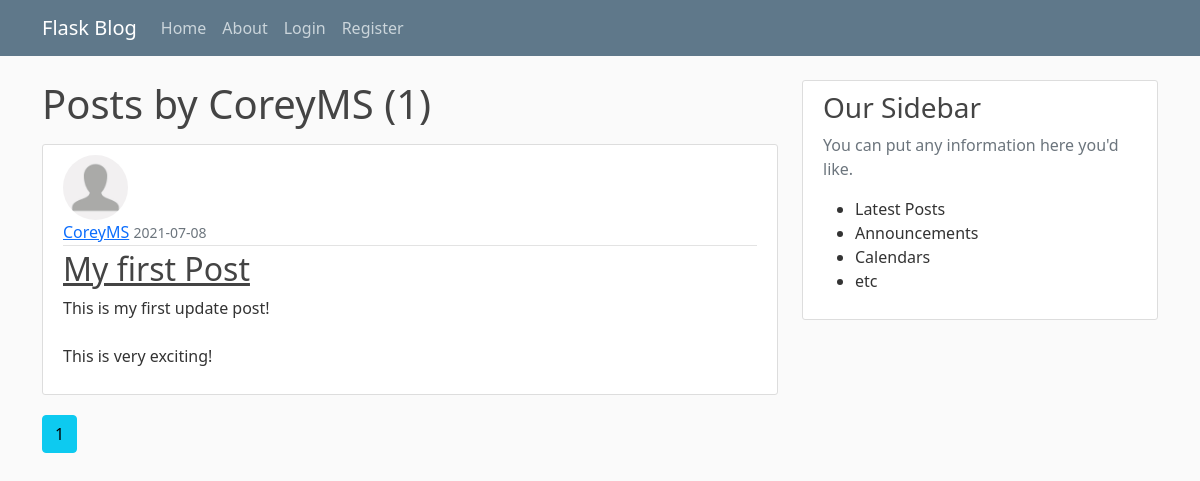
The page /user/CoreyMS on the database as committed earlier.
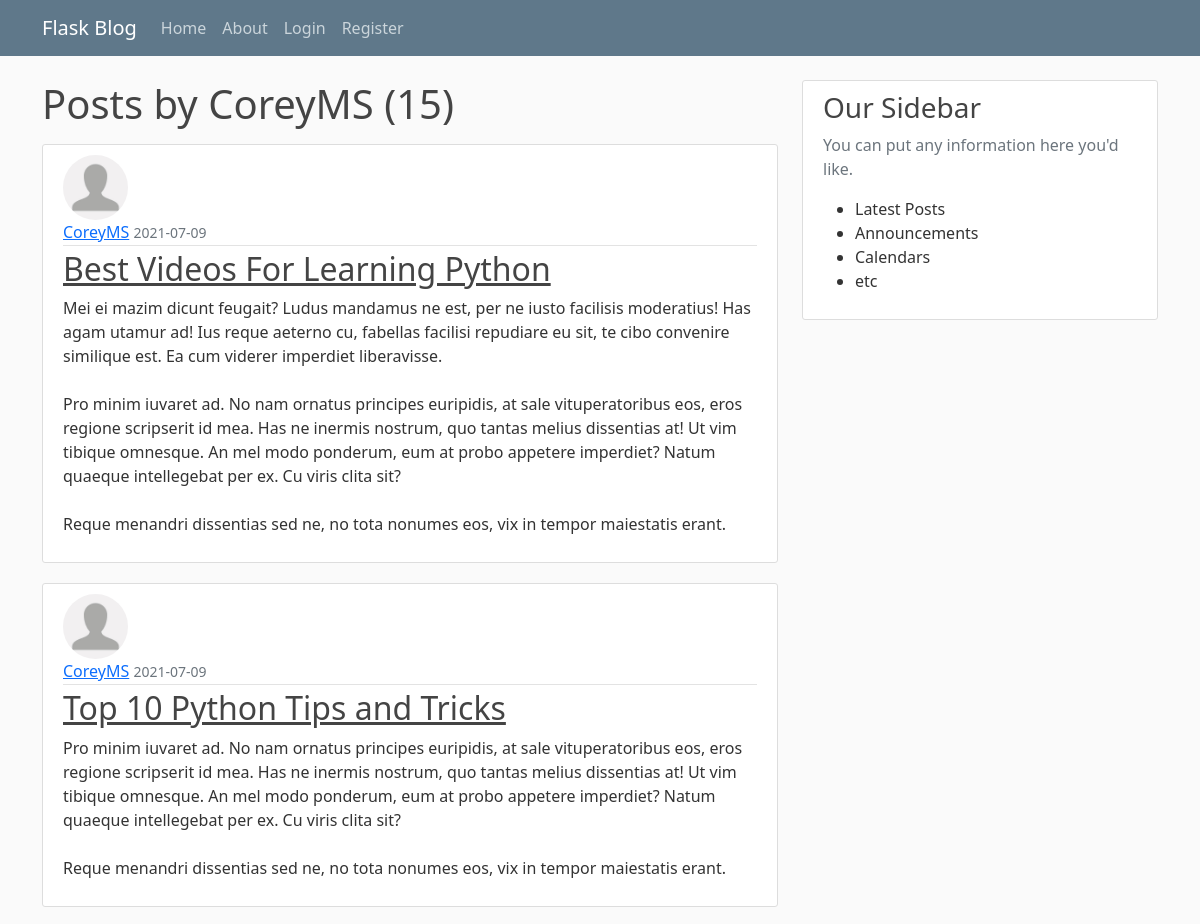
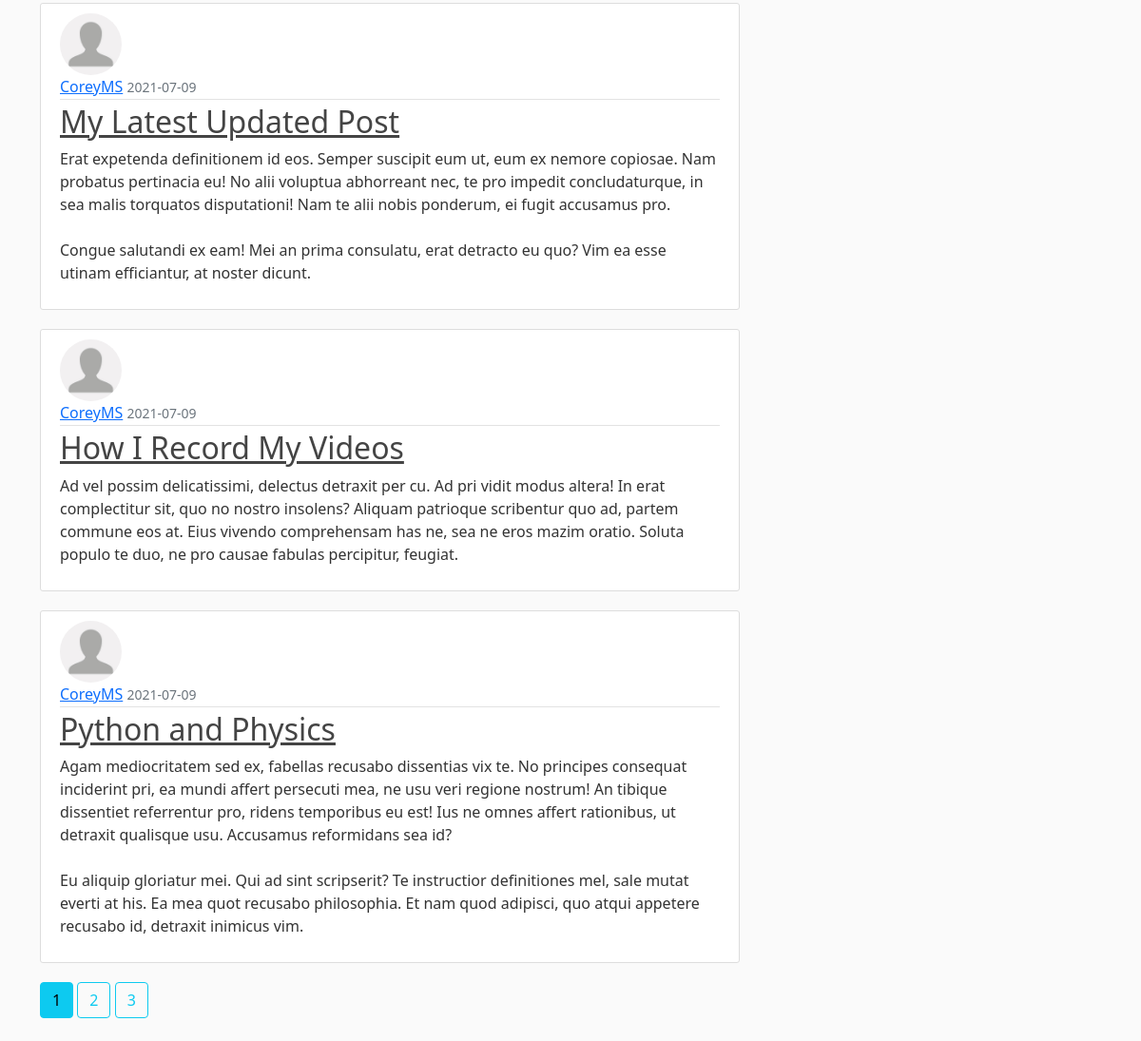
The same page on the database as committed later (2 pictures, top to bottom).
### flaskblog/models.py (models this page shows, shortened)
class User(db.Model, UserMixin):
    id = db.Column(db.Integer, primary_key=True)
    username = db.Column(db.String(20), unique=True, nullable=False)
    email = db.Column(db.String(120), unique=True, nullable=False)
    image_file = db.Column(db.String(20), nullable=False, default='default.jpg')
    password = db.Column(db.String(60), nullable=False)
    posts = db.relationship('Post', backref='author', lazy=True)

class Post(db.Model):
    id = db.Column(db.Integer, primary_key=True)
    title = db.Column(db.String(100), nullable=False)
    date_posted = db.Column(db.DateTime, nullable=False, default=datetime.utcnow)
    content = db.Column(db.Text, nullable=False)
    user_id = db.Column(db.Integer, db.ForeignKey('user.id'), nullable=False)

### flaskblog/routes.py (the view)
@app.route("/user/<string:username>")
def user_posts(username):
    page = request.args.get('page', 1, type=int)
    user = User.query.filter_by(username=username).first_or_404()
    posts = Post.query.filter_by(author=user)\
        .order_by(Post.date_posted.desc())\
        .paginate(page=page, per_page=5)
    return render_template('user_posts.html', posts=posts, user=user)

### flaskblog/templates/user_posts.html
{% extends "layout.html" %}
{% block content %}
    <h1 class="mb-3">Posts by {{ user.username }} ({{ posts.total }})</h1>
    {% for post in posts.items %}
    <article class="media content-section">
        <img class="rounded-circle article-img" src="{{ url_for('static', filename='profile_pics/' + post.author.image_file) }}">
        <div class="media-body">
            <div class="article-metadata">
                <a class="mr-2" href="{{ url_for('user_posts', username=post.author.username) }}">{{ post.author.username }}</a>
                <small class="text-muted">{{ post.date_posted.strftime('%Y-%m-%d') }}</small>
            </div>
            <h2><a class="article-title" href="{{ url_for('post', post_id=post.id) }}">{{ post.title }}</a></h2>
            <p class="article-content">{{ post.content }}</p>
        </div>
    </article>
    {% endfor %}
    {% for page_num in posts.iter_pages(left_edge=1, right_edge=1, left_current=1, right_current=2) %}
    {% if page_num %}
        {% if posts.page == page_num %}
            <a class="btn btn-info mb-4" href="{{ url_for('user_posts', username=user.username, page=page_num) }}">{{ page_num }}</a>
        {% else %}
            <a class="btn btn-outline-info mb-4" href="{{ url_for('user_posts', username=user.username, page=page_num) }}">{{ page_num }}</a>
        {% endif %}
    {% else %}
        ...
    {% endif %}
    {% endfor %}
{% endblock content %}

### flaskblog/templates/layout.html (shortened to what this page needs)
<!DOCTYPE html>
<html lang="en">
<head>
    <link href="https://cdn.jsdelivr.net/npm/bootstrap@5.0.2/dist/css/bootstrap.min.css" rel="stylesheet">
    <link rel="stylesheet" type="text/css" href="{{ url_for('static', filename='main.css') }}">
</head>
<body>
    <header class="site-header">
        <nav class="navbar navbar-expand-md navbar-dark bg-steel fixed-top">
            <div class="container">
                <a class="navbar-brand mr-4" href="/">Flask Blog</a>
                <div class="collapse navbar-collapse" id="navbarToggle">
                    <div class="navbar-nav mr-auto">
                        <a class="nav-item nav-link" href="{{ url_for('home') }}">Home</a>
                        <a class="nav-item nav-link" href="{{ url_for('about') }}">About</a>
                    </div>
                    <div class="navbar-nav">
                        {% if current_user.is_authenticated %}
                            <a class="nav-item nav-link" href="{{ url_for('new_post') }}">New Post</a>
                            <a class="nav-item nav-link" href="{{ url_for('account') }}">Account</a>
                            <a class="nav-item nav-link" href="{{ url_for('logout') }}">Logout</a>
                        {% else %}
                            <a class="nav-item nav-link" href="{{ url_for('login') }}">Login</a>
                            <a class="nav-item nav-link" href="{{ url_for('register') }}">Register</a>
                        {% endif %}
                    </div>
                </div>
            </div>
        </nav>
    </header>
    <main role="main" class="container">
        <div class="row">
            <div class="col-md-8">
                {% block content %}{% endblock %}
            </div>
            <div class="col-md-4">
                <div class="content-section">
                    <h3>Our Sidebar</h3>
                    <p class='text-muted'>You can put any information here you'd like.
                        <ul>
                            <li>Latest Posts</li>
                            <li>Announcements</li>
                            <li>Calendars</li>
                            <li>etc</li>
                        </ul>
                    </p>
                </div>
            </div>
        </div>
    </main>
</body>
</html>

### flaskblog/static/main.css (style rules this page uses)
body { background: #fafafa; color: #333333; margin-top: 5rem; }
h1, h2, h3, h4, h5, h6 { color: #444444; }
.bg-steel { background-color: #5f788a; }
.site-header .navbar-nav .nav-link { color: #cbd5db; }
.content-section { background: #ffffff; padding: 10px 20px; border: 1px solid #dddddd; border-radius: 3px; margin-bottom: 20px; }
.article-title { color: #444444; }
.article-content { white-space: pre-line; }
.article-img { height: 65px; width: 65px; margin-right: 16px; }
.article-metadata { padding-bottom: 1px; margin-bottom: 4px; border-bottom: 1px solid #e3e3e3 }

Rows that differ between the two databases and show on the page:
no longer on this page (row edited): Post: image_file (placeholder picture), author.username "CoreyMS", date_posted "2021-07-08", title "My first Post", content "This is my first update post! This is very exciting!"
added Post: image_file (placeholder picture), author.username "CoreyMS", date_posted "2021-07-09", title "Best Videos For Learning Python", content "Mei ei mazim dicunt feugait? Ludus mandamus ne est, per ne iusto facilisis moderatius! Has agam utamur ad! Ius reque aeterno cu, fabellas facilisi repudiare eu sit, te cibo convenire similique est. Ea cum viderer imperdiet liberavisse. Pro minim iuvaret ad. No nam ornatus principes euripidis, at sale vituperatoribus eos, eros regione scripserit id mea. Has ne inermis nostrum, quo tantas melius dissentias at! Ut vim tibique omnesque. An mel modo ponderum, eum at probo appetere imperdiet? Natum quaeque intellegebat per ex. Cu viris clita sit? Reque menandri dissentias sed ne, no tota nonumes eos, vix in tempor maiestatis erant."
added Post: image_file (placeholder picture), author.username "CoreyMS", date_posted "2021-07-09", title "Top 10 Python Tips and Tricks", content "Pro minim iuvaret ad. No nam ornatus principes euripidis, at sale vituperatoribus eos, eros regione scripserit id mea. Has ne inermis nostrum, quo tantas melius dissentias at! Ut vim tibique omnesque. An mel modo ponderum, eum at probo appetere imperdiet? Natum quaeque intellegebat per ex. Cu viris clita sit? Reque menandri dissentias sed ne, no tota nonumes eos, vix in tempor maiestatis erant."
added Post: image_file (placeholder picture), author.username "CoreyMS", date_posted "2021-07-09", title "My Latest Updated Post", content "Erat expetenda definitionem id eos. Semper suscipit eum ut, eum ex nemore copiosae. Nam probatus pertinacia eu! No alii voluptua abhorreant nec, te pro impedit concludaturque, in sea malis torquatos disputationi! Nam te alii nobis ponderum, ei fugit accusamus pro. Congue salutandi ex eam! Mei an prima consulatu, erat detracto eu quo? Vim ea esse utinam efficiantur, at noster dicunt."
added Post: image_file (placeholder picture), author.username "CoreyMS", date_posted "2021-07-09", title "How I Record My Videos", content "Ad vel possim delicatissimi, delectus detraxit per cu. Ad pri vidit modus altera! In erat complectitur sit, quo no nostro insolens? Aliquam patrioque scribentur quo ad, partem commune eos at. Eius vivendo comprehensam has ne, sea ne eros mazim oratio. Soluta populo te duo, ne pro causae fabulas percipitur, feugiat."
added Post: image_file (placeholder picture), author.username "CoreyMS", date_posted "2021-07-09", title "Python and Physics", content "Agam mediocritatem sed ex, fabellas recusabo dissentias vix te. No principes consequat inciderint pri, ea mundi affert persecuti mea, ne usu veri regione nostrum! An tibique dissentiet referrentur pro, ridens temporibus eu est! Ius ne omnes affert rationibus, ut detraxit qualisque usu. Accusamus reformidans sea id? Eu aliquip gloriatur mei. Qui ad sint scripserit? Te instructior definitiones mel, sale mutat everti at his. Ea mea quot recusabo philosophia. Et nam quod adipisci, quo atqui appetere recusabo id, detraxit inimicus vim."
Other text that changed with them:
{{ posts.total }}: "1" → "15"
new list line: "2"
new list line: "3"
